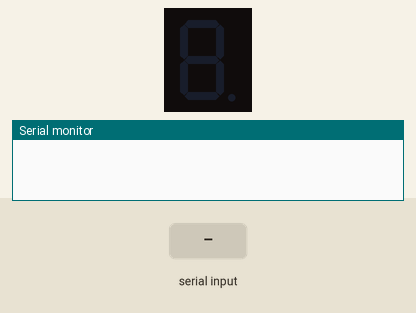
Bench run of a sketch on a simulated Arduino Uno, built with avr-gcc and run on an emulated ATmega328P. On the bench: 1-digit seven-segment display, the last lines printed to the serial monitor. Wiring (inferred from the names in the program): 1-digit 7-segment display, segments lit when HIGH: segments pin 12, pin 14, pin 2, pin 5, pin 4, pin 13, pin 15. Inputs (shaded band) come from the test bench. The segment pins are drawn as the display they are named for.

Above: at 1.2 s.
1.3 s: "0\n" received over Serial
At 2.2 s:
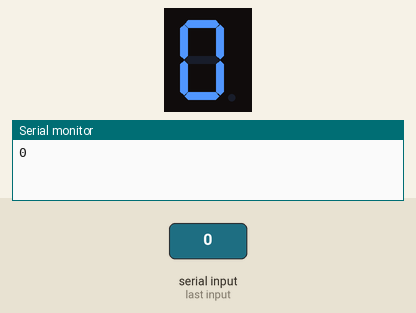
2.8 s: "1\n" received over Serial
At 3.4 s:
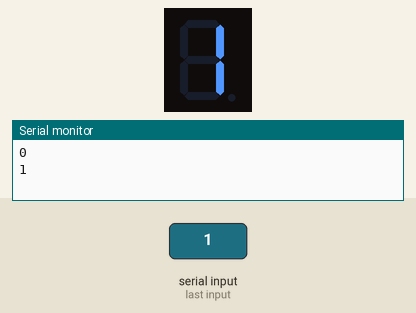
4.3 s: "2\n" received over Serial
At 4.6 s:
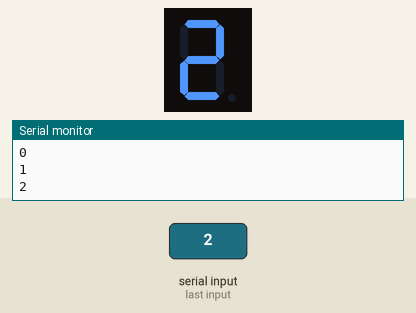
5.8 s: "3\n" received over Serial
At 6.9 s:
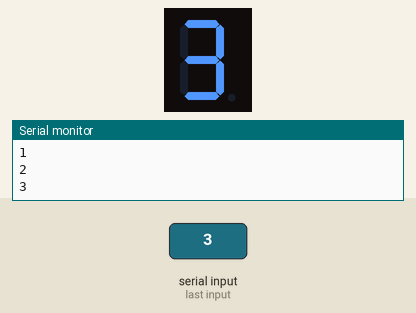
7.3 s: "4\n" received over Serial
At 8.1 s:
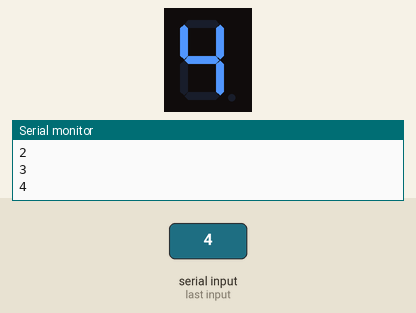
8.8 s: "5\n" received over Serial
At 9.2 s:
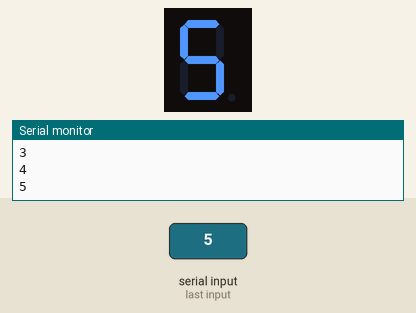
Timing chart, 0 to 11.3 s (numbered marks = the images above; inputs shaded):
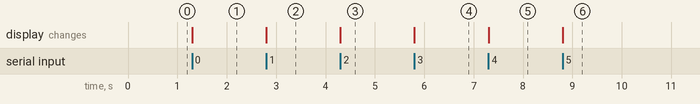

The sketch:

1.Display7Segmentos.ino
```cpp
// Display 5161AS
const int A = 12; // D6
const int B = 14; // D5
const int C = 2; // D4
const int D = 5; // D1
const int E = 4; // D2
const int F = 13; // D7
const int G = 15; // D8
const int DP = 0; // el punto, de momento no se usa

void setup() {
  pinMode(A, OUTPUT);  // Asignación de las salidas digitales
  pinMode(B, OUTPUT);
  pinMode(C, OUTPUT);
  pinMode(D, OUTPUT);
  pinMode(E, OUTPUT);
  pinMode(F, OUTPUT);
  pinMode(G, OUTPUT);
  Serial.begin(115200);
}

String leerLinea() {
  // Espera hasta que haya algo que leer
  while(Serial.available() < 1) {
    delay(1);
  }
  return Serial.readStringUntil('\n'); // Recibe info hasta '\n'
}

void display (int a, int b, int c, int d, int e, int f, int g) {
  digitalWrite(A,a);   //Se reciben 7 variables y se asignan
  digitalWrite(B,b);   //a cada una de las salidas
  digitalWrite(C,c);
  digitalWrite(D,d);
  digitalWrite(E,e);
  digitalWrite(F,f);
  digitalWrite(G,g);
}

// Dependiendo de cada dígito, se envía a la función display
// los estados (0 y 1) a cada uno de los segmentos
void loop() {
  String r = "";
  r = leerLinea();
  Serial.println(r);
  if (r[0]=='0') {
    display (1,1,1,1,1,1,0); //escribe 0
  } else if (r[0]=='1') {
    display (0,1,1,0,0,0,0); //escribe 1
  } else if (r[0]=='2') {
    display (1,1,0,1,1,0,1); //escribe 2
  } else if (r[0]=='3') {
    display (1,1,1,1,0,0,1); //escribe 3
  } else if (r[0]=='4') {
    display (0,1,1,0,0,1,1); //escribe 4
  } else if (r[0]=='5') {
    display (1,0,1,1,0,1,1); //escribe 5
  } else if (r[0]=='6') {
    display (1,0,1,1,1,1,1); //escribe 6
  } else if (r[0]=='7') {
    display (1,1,1,0,0,0,0); //escribe 7
  } else if (r[0]=='8') {
    display (1,1,1,1,1,1,1); //escribe 8
   } else if (r[0]=='9') {
    display (1,1,1,0,0,1,1); //escribe 9
   } else {
    display (0,0,0,0,0,0,0); //borra display
  }
}
```

Measured:
- after the input at 1.3 s, the display: changes at once (image 1)
- after the input at 2.8 s, the display: changes at once (image 2)
- after the input at 4.3 s, the display: changes at once (image 3)
- after the input at 5.8 s, the display: changes at once (image 4)
- after the input at 7.3 s, the display: changes at once (image 5)
- after the input at 8.8 s, the display: changes at once (image 6)
